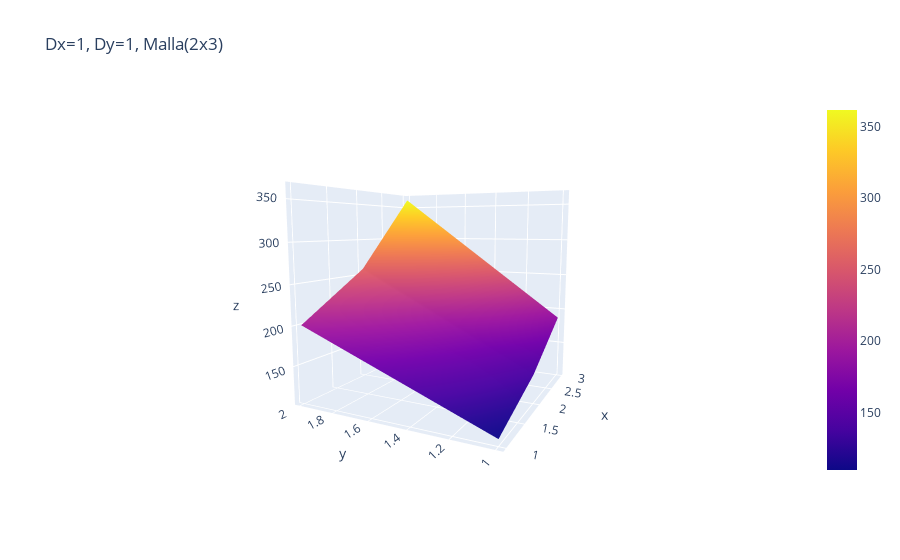

Write notebook code for a chart like this one.
### Markdown cell above
## $\Delta x = \Delta y$

### Code cell
solve_(h=2, w=3, deltaX=1, deltaY=1, method='gauss')

### Figure 1 — Plotly figure (JSON) as saved in the notebook; plotly's stock layout.template omitted (floating-point values rounded to 4 significant figures)
{"data": [{"type": "surface", "x": [[1, 2, 3], [1, 2, 3]], "y": [[2, 2, 2], [1, 1, 1]], "z": [[200.4, 258.6, 361.6], [109.9, 139.0, 187.6]]}], "layout": {"scene": {"camera": {"center": {"x": 0, "y": 0, "z": 0}, "eye": {"x": -2, "y": -1, "z": 0.3}, "up": {"x": 0, "y": 0, "z": 1}}}, "title": {"text": "Dx=1, Dy=1, Malla(2x3)"}}}
